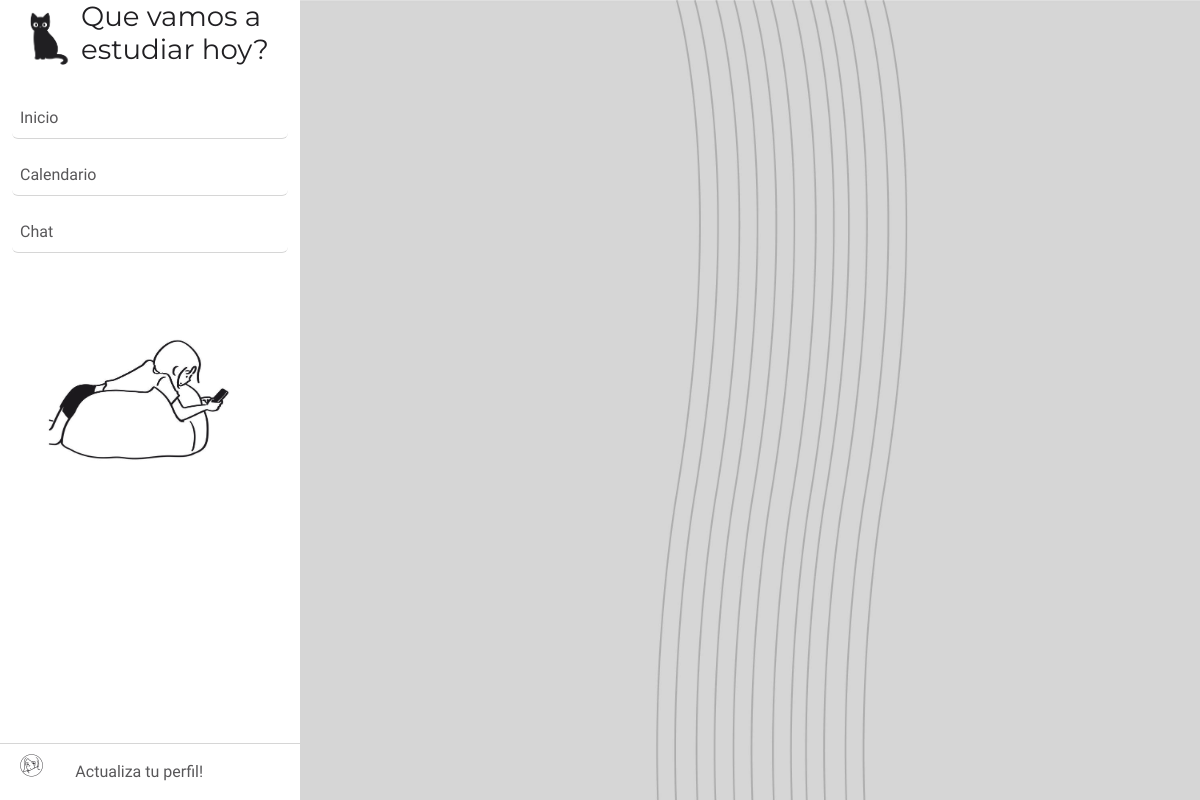
Before: /homeBetter/ (signed in) with the older database file.
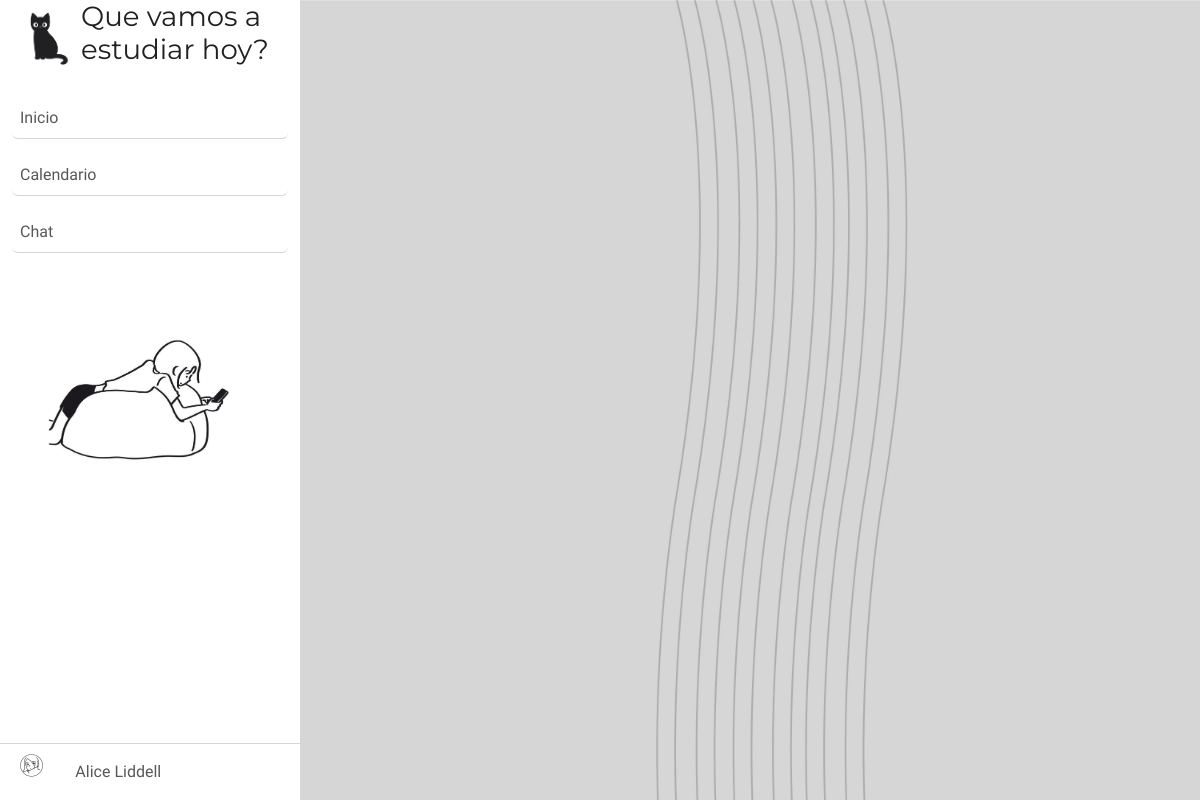
After: the same page with the newer database file.
### clasesYa/models.py (models this page shows, shortened)
class User(AbstractBaseUser, PermissionsMixin):
    correo = models.EmailField(blank = True, default='', unique=True)
    nombre = models.CharField(max_length = 70, blank=True, default='')
    apellido = models.CharField(max_length = 70, blank=True, default='')
    rut = models.CharField(max_length = 10, blank=True, default='')
    dv = models.CharField(max_length = 1, blank=True, default='')
    telefono = models.CharField(max_length=15, blank=True, default='0')
    tipo = models.ForeignKey(TipoUsuario, on_delete=models.CASCADE, null=True)
    is_active = models.BooleanField(default = True)
    is_superuser = models.BooleanField(default = False)
    is_staff = models.BooleanField(default = False)
    objects = CustomUserManager()
    USERNAME_FIELD = 'correo'
    EMAIL_FIELD = 'correo'
    REQUIRED_FIELDS = []
    class Meta:
        verbose_name = 'Usuario'
        verbose_name_plural = 'Usuarios'

### clasesYa/views.py (the view)
# urls.py: path('homeBetter/', views.homeBetter, name='homeBetter'),
def homeBetter(request):
    user = request.user
    anuncio = Anuncio.objects.filter(usuario=user).first()
    if request.method == "POST":
        if 'actualizarPerfil' in request.POST:
            actualizarUsuario(request)
            return render(request, "homeBetter.html", { 'user': user, 'anuncio': anuncio })
        if 'crearAnuncio' in request.POST:
            crearAnuncio(request)
            return render(request, "homeBetter.html", { 'user': user, 'anuncio': anuncio })
        if 'modificarAnuncio' in request.POST:
            modificarAnuncio(request)
            anuncio = Anuncio.objects.filter(usuario=user).first()
            return render(request, "homeBetter.html", { 'user': user, 'anuncio': anuncio })
    else:
        return render(request, "homeBetter.html", { 'user': user, 'anuncio': anuncio })

### clasesYa/templates/homeBetter.html (shortened to what this page needs)
{% extends 'base.html' %} {% load static %} {% block head %}
<link rel="stylesheet" href="{% static '/css/homeBetter.css' %}" />
{% endblock %} {% block body %}
<div class="container-fluid">
    <div class="row customRows">
        <div class="col col-md-3 d-flex flex-column">
            <div class="d-flex mb-4">
                <img src="{% static '/img/cat.png' %}" alt="Logo" class="img-fluid w-25 align-self-center" />
                <h1 class="heading-4 align-self-center">Que vamos a estudiar hoy?</h1>
            </div>
            <ul class="m-0 p-0">
                <a href="#" class="text-decoration-none"><p class="parrafo menuItem rounded-2 p-2" id="btnSlideInicio">Inicio</p></a>
                <a href="#" class="text-decoration-none"><p class="parrafo menuItem rounded-2 p-2">Calendario</p></a>
                <a href="#" class="text-decoration-none"><p class="parrafo menuItem rounded-2 p-2">Chat</p></a>
            </ul>
            <div class="text-center">
                <img src="{% static '/img/laying.png' %}" alt="" class="w-75" />
            </div>
            <div class="profileContainer row p-2 mt-auto">
                <div class="col-2">
                    <img src="{% static '/img/girl3.png' %}" class="w-100" />
                </div>
                <div class="col-10 my-auto">
                    <a href="#" class="text-decoration-none">
                        <p class="parrafo menuItem rounded-2 p-2 m-0 border-0" id="btnSlidePerfil">
                            {% if user.nombre and user.apellido %} {{ user.nombre }} {{ user.apellido }} {% else %} Actualiza tu perfil! {% endif %}
                        </p>
                    </a>
                </div>
            </div>
        </div>
        <div class="col col-md-9 customCol2 d-flex">
        </div>
    </div>
</div>
{% endblock %}

Changed rows visible on the page:
now on this page (row edited): User: nombre "Alice", apellido "Liddell"
Other visible differences:
text no longer shown: "Actualiza tu perfil!"
